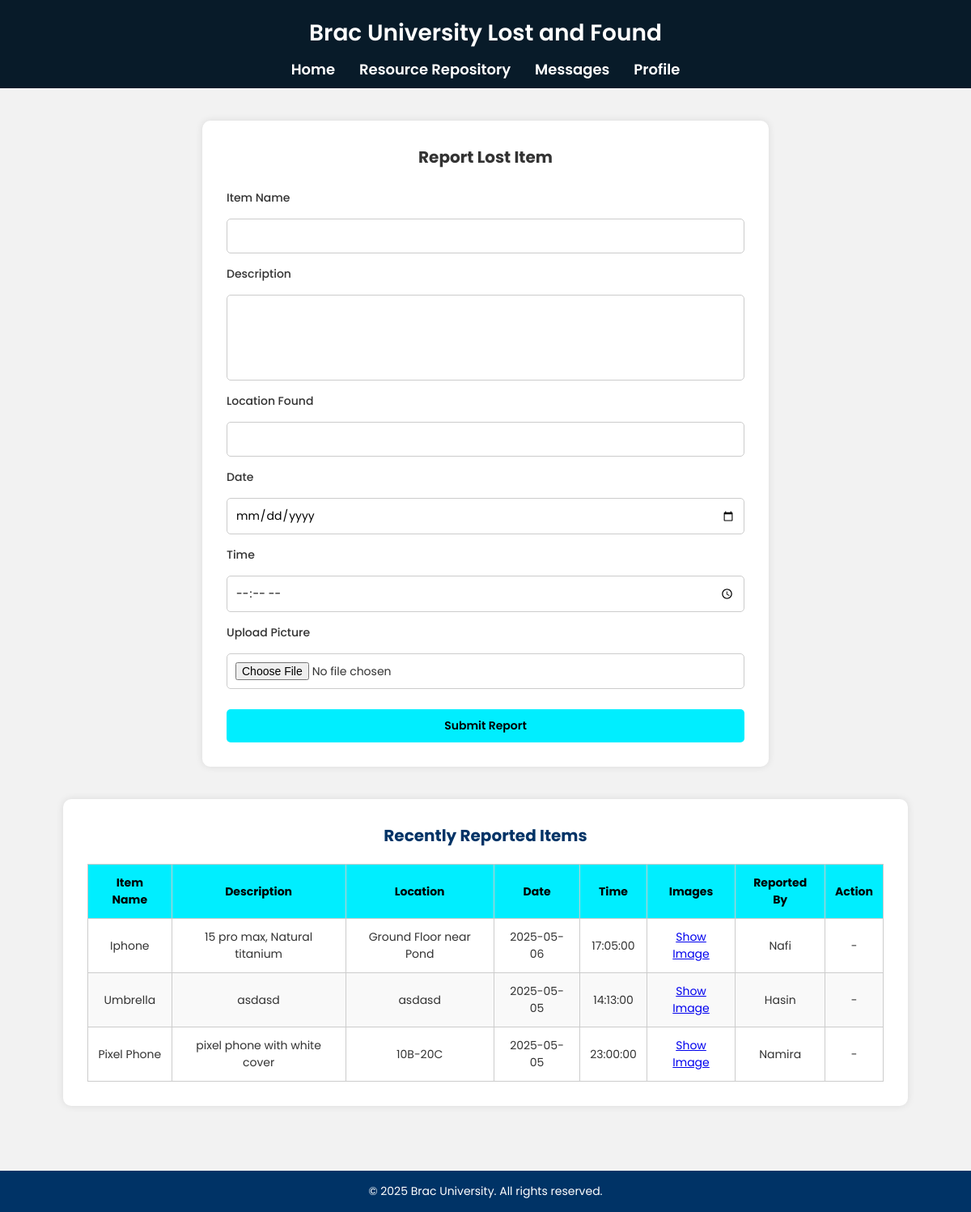
The page /lost_and_found/lost_and_foundpage.php on the database as committed earlier.
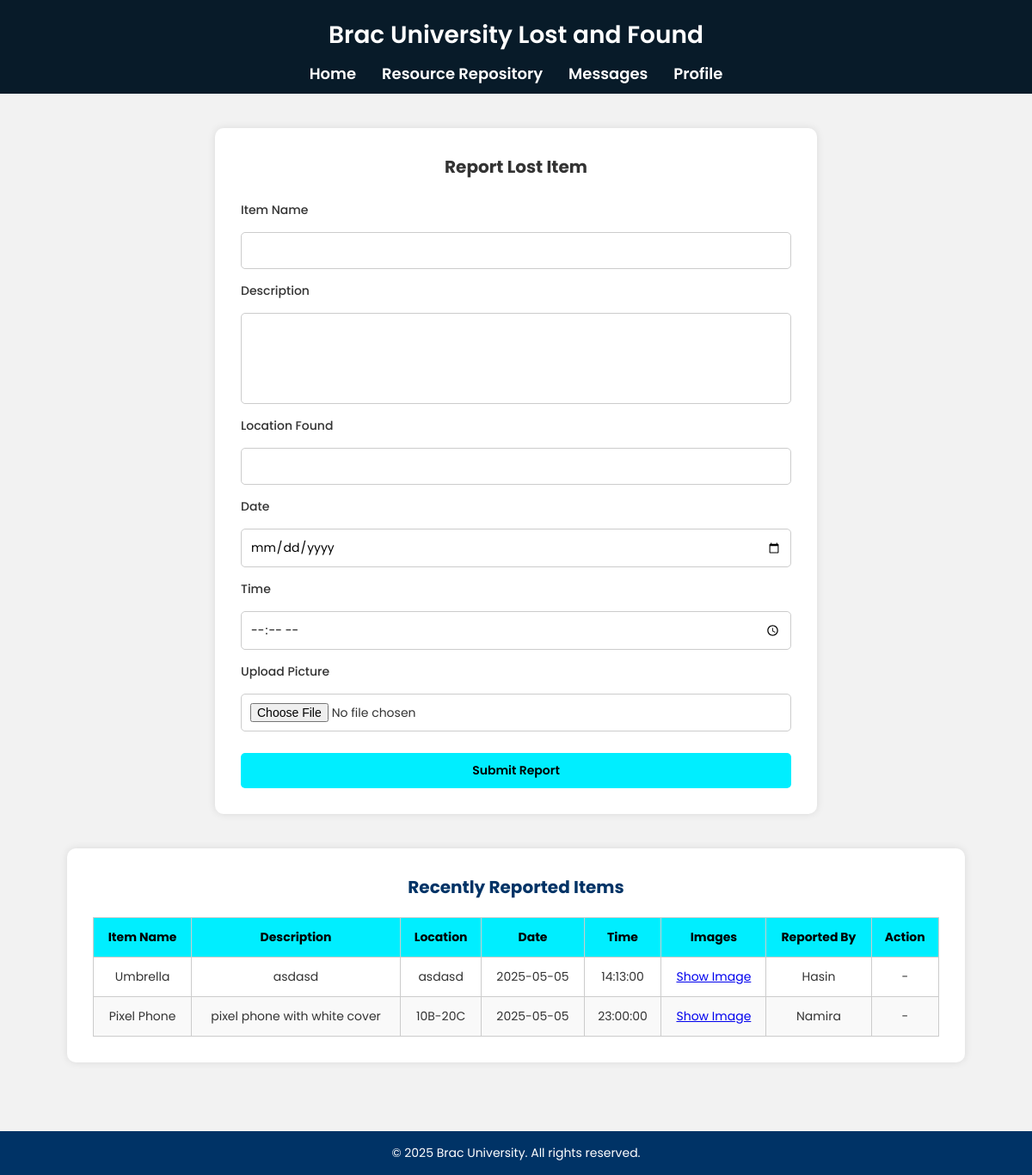
The same page on the database as committed later.
### tables this page shows
CREATE TABLE `lost_and_found` (
  `item_id` int(11) NOT NULL AUTO_INCREMENT,
  `date` date NOT NULL,
  `time` time NOT NULL,
  `item_name` text NOT NULL,
  `description` text NOT NULL,
  `location` text NOT NULL,
  `image_path` varchar(255) DEFAULT NULL,
  `user_id` int(11) NOT NULL,
  PRIMARY KEY (`item_id`),
  KEY `LAF` (`user_id`),
  CONSTRAINT `LAF` FOREIGN KEY (`user_id`) REFERENCES `user` (`user_id`)
);

CREATE TABLE `user` (
  `user_id` int(11) NOT NULL AUTO_INCREMENT,
  `username` varchar(50) NOT NULL,
  `email` varchar(100) NOT NULL,
  `password` varchar(255) NOT NULL,
  `status` varchar(50) NOT NULL DEFAULT 'Offline',
  `id_no` int(11) DEFAULT NULL,
  PRIMARY KEY (`user_id`),
  UNIQUE KEY `email` (`email`),
  UNIQUE KEY `id_no` (`id_no`)
);

### lost_and_found/lost_and_foundpage.php (the view, shortened to what this page needs)
<!DOCTYPE html>
<html lang="en">
<head>
  <link rel="stylesheet" href="style.css" />
</head>
<body>
  <header class="site-header">
      <h1>Brac University Lost and Found</h1>
      <nav>
        <a href="../index.php">Home</a>
        <a href="../Resource_Repository/resourcepage.php">Resource Repository</a>
        <a href="#">Messages</a>
        <a href="#">Profile</a>
      </nav>
  </header>
  <main>
    <section class="report-section">
      <h2>Report Lost Item</h2>
      <form action="upload.php" method="post" enctype="multipart/form-data">
        <label>Item Name</label>
        <input type="text" name="item_name" required>
        <label>Description</label>
        <textarea rows="4" name="description" required></textarea>
        <label>Location Found</label>
        <input type="text" name="location_found" required>
        <label>Date</label>
        <input type="date" name="date" required>
        <label>Time</label>
        <input type="time" name="time" required>
        <label>Upload Picture</label>
        <input type="file" name="item_image" accept="image/*">
        <button type="submit">Submit Report</button>
      </form>
    </section>
    <section class="table-section">
      <h2>Recently Reported Items</h2>
      <table>
        <thead>
          <tr>
            <th>Item Name</th>
            <th>Description</th>
            <th>Location</th>
            <th>Date</th>
            <th>Time</th>
            <th>Images</th>
            <th>Reported By</th>
            <th>Action</th>
          </tr>
        </thead>
        <tbody>
          <?php
            require_once '../connect.php';
            $sql = "SELECT lost_and_found.*, user.username
                    FROM lost_and_found
                    JOIN user ON lost_and_found.user_id = user.user_id
                    ORDER BY lost_and_found.date DESC";
            $result = $conn->query($sql);
            if ($result->num_rows > 0) {
                while ($row = $result->fetch_assoc()) {
                  echo "<tr>
                  <td>{$row['item_name']}</td>
                  <td>{$row['description']}</td>
                  <td>{$row['location']}</td>
                  <td>{$row['date']}</td>
                  <td>{$row['time']}</td>
                  <td><a href='{$row['image_path']}' target='_blank'>Show Image</a></td>
                  <td>{$row['username']}</td>";
                  if (isset($_SESSION['user_id']) && $_SESSION['user_id'] == $row['user_id']) {
                      echo "<td><a href='delete.php?id={$row['item_id']}' onclick=\"return confirm('Delete this report?');\">Delete</a></td>";
                  } else {
                      echo "<td>-</td>";
                  }
                  echo "</tr>";
              }
            } else {
                echo "<tr><td colspan='6'>No resources uploaded yet.</td></tr>";
            }
            ?>
        </tbody>
      </table>
    </section>
  </main>
  <footer class="site-footer">
    &copy; 2025 Brac University. All rights reserved.
  </footer>
</body>
</html>

### lost_and_found/style.css (style rules this page uses)
* { margin: 0; padding: 0; box-sizing: border-box; font-family: 'Poppins', sans-serif; }
body { background-color: #f2f2f2; color: #333; }
.site-header { background-color: #081b29; padding: 20px 0 10px; text-align: center; }
.site-header h1 { color: white; font-size: 28px; font-weight: 600; margin-bottom: 10px; }
.site-header nav { display: flex; justify-content: center; gap: 30px; }
.site-header a { color: white; text-decoration: none; font-size: 18px; font-weight: 600; }
main { padding: 40px 20px; display: flex; flex-direction: column; align-items: center; }
.report-section { background: white; padding: 30px; border-radius: 10px; width: 90%; max-width: 700px; margin-bottom: 40px; box-shadow: 0 0 10px rgba(0,0,0,0.1); }
.report-section h2 { text-align: center; font-size: 20px; margin-bottom: 25px; }
.report-section form { display: flex; flex-direction: column; gap: 15px; }
form label { font-size: 14px; font-weight: 500; }
form input, form textarea { padding: 10px; font-size: 14px; border: 1px solid #ccc; border-radius: 5px; resize: none; }
form button { background-color: #0ef; color: black; padding: 10px 0; border: none; font-size: 14px; font-weight: 600; border-radius: 5px; cursor: pointer; margin-top: 10px; }
.table-section { background: white; padding: 30px; border-radius: 10px; width: 90%; box-shadow: 0 0 10px rgba(0,0,0,0.1); text-align: center; }
.table-section h2 { font-size: 20px; color: #003366; margin-bottom: 20px; }
table { width: 100%; border-collapse: collapse; font-size: 14px; }
thead { background-color: #0ef; color: black; }
th, td { padding: 12px; border: 1px solid #ccc; text-align: center; }
tbody tr:nth-child(even) { background-color: #f9f9f9; }
.site-footer { background-color: #003366; color: white; text-align: center; padding: 15px 0; margin-top: 40px; font-size: 14px; }

Rows that differ between the two databases and show on the page:
removed lost_and_found: item_name "Iphone", description "15 pro max, Natural titanium", location "Ground Floor near Pond", date "2025-05-06", time "17:05:00", user.username "Nafi"
